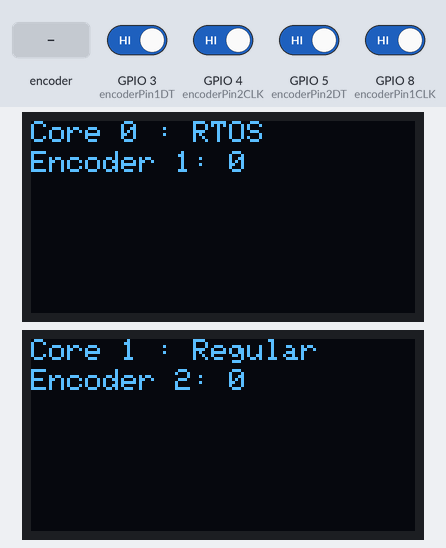
Recording of a sketch running on a simulated ESP32-S3. Shown: 2 × 128×64 one-colour display. Inputs (shaded band) come from the test bench; at power-on: GPIO 3 (encoderPin1DT), GPIO 4 (encoderPin2CLK), GPIO 5 (encoderPin2DT), GPIO 8 (encoderPin1CLK) HIGH. The display library's start-up logo is not drawn.

Above: at 3.3 s.
3.4 s: rotary encoder on GPIO 4 (encoderPin2CLK) / GPIO 5 (encoderPin2DT) turned 3 steps (first pin leading)
At 3.76 s:
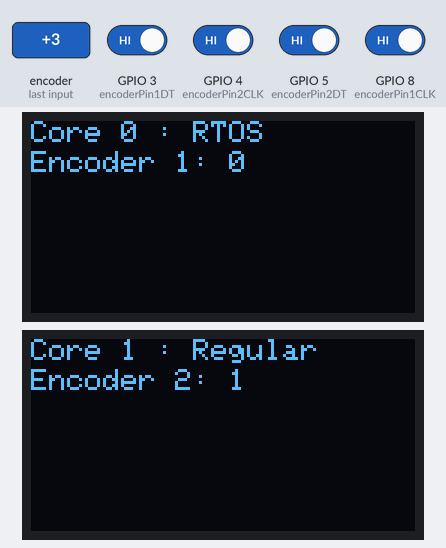
5.5 s: rotary encoder on GPIO 8 (encoderPin1CLK) / GPIO 3 (encoderPin1DT) turned 3 steps (first pin leading)
At 6.8 s:
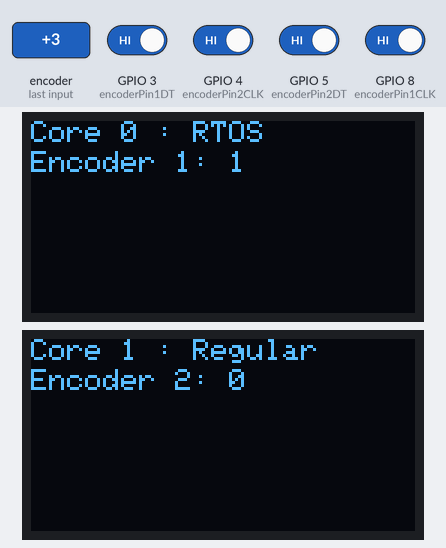
7.6 s: rotary encoder on GPIO 8 (encoderPin1CLK) / GPIO 3 (encoderPin1DT) turned 2 steps (second pin leading)
At 9.1 s:
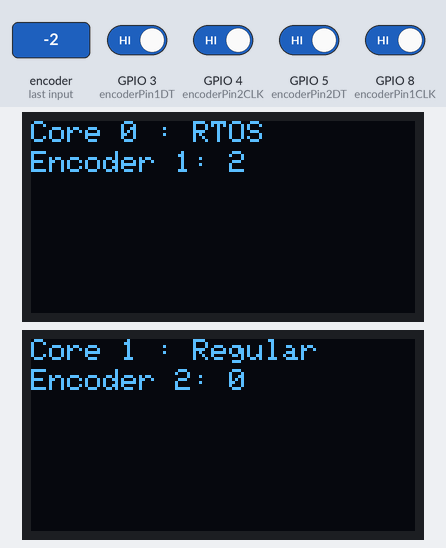
9.5 s: rotary encoder on GPIO 4 (encoderPin2CLK) / GPIO 5 (encoderPin2DT) turned 1 step (first pin leading)
At 10.2 s:
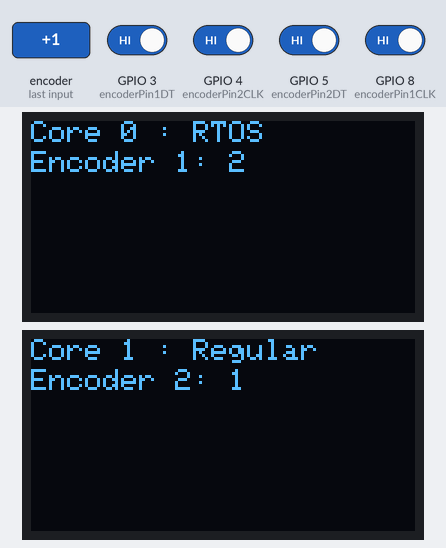
Timing chart, 0 to 12.2 s (numbered marks = the images above; inputs shaded):
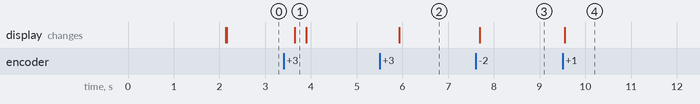

Measured:
- after the input at 3.4 s, the display: changes after 0.24 s (image 1)
- after the input at 5.5 s, the display: changes after 0.43 s (image 2)
- after the input at 7.6 s, the display: changes after 0.09 s (image 3)
- after the input at 9.5 s, the display: changes after 0.05 s (image 4)

The sketch:

sketch.ino
```cpp
#include <Wire.h>
#include <Adafruit_GFX.h>
#include <Adafruit_SSD1306.h>

// Definisikan ukuran layar OLED
#define SCREEN_WIDTH 128
#define SCREEN_HEIGHT 64

// Alamat I2C untuk kedua OLED
#define OLED_ADDRESS 0x3C

// Pin untuk rotary encoder
const int encoderPin1CLK = 8;  // Pin CLK untuk encoder 1 (core 0)
const int encoderPin1DT = 3;   // Pin DT untuk encoder 1 (core 0)
const int encoderPin1SW = 46;  // Pin SW untuk encoder 1 (core 0)

const int encoderPin2CLK = 4;  // Pin CLK untuk encoder 2 (core 1)
const int encoderPin2DT = 5;   // Pin DT untuk encoder 2 (core 1)
const int encoderPin2SW = 6;   // Pin SW untuk encoder 2 (core 1)

// Status nilai encoder
volatile int encoderValue1 = 0;  // Nilai encoder 1 (core 0)
volatile int encoderValue2 = 0;  // Nilai encoder 2 (core 1)

// Inisialisasi OLED pertama (I2C di core 0, menggunakan pin 14 (SDA) dan 13 (SCL))
Adafruit_SSD1306 display1(SCREEN_WIDTH, SCREEN_HEIGHT, &Wire, -1);

// Inisialisasi OLED kedua (I2C di core 1, menggunakan pin 20 (SDA) dan 19 (SCL))
Adafruit_SSD1306 display2(SCREEN_WIDTH, SCREEN_HEIGHT, &Wire1, -1);

// Fungsi untuk membaca rotary encoder 1 (core 0)
void core0Task(void *parameter) {
  pinMode(encoderPin1CLK, INPUT);  // Set pin CLK untuk encoder 1 sebagai input
  pinMode(encoderPin1DT, INPUT);   // Set pin DT untuk encoder 1 sebagai input
  pinMode(encoderPin1SW, INPUT_PULLUP);  // Set pin SW untuk encoder 1 dengan pull-up internal

  int lastEncoded1 = 0;  // Variabel untuk menyimpan status sebelumnya dari CLK

  while (true) {
    int MSB = digitalRead(encoderPin1CLK);  // Baca status CLK
    int LSB = digitalRead(encoderPin1DT);   // Baca status DT

    // Deteksi perubahan arah encoder
    int encoded = (MSB << 1) | LSB;  // Gabungkan MSB dan LSB
    int sum = (lastEncoded1 << 2) | encoded;  // Gabungkan dengan status sebelumnya
    if (sum == 0b1101 || sum == 0b0110) {
      encoderValue1++;  // Encoder diputar searah
    }
    if (sum == 0b1110 || sum == 0b0001) {
      encoderValue1--;  // Encoder diputar berlawanan arah
    }
    lastEncoded1 = encoded;  // Simpan status terakhir

    // Tampilkan nilai encoder 1 di OLED pertama (core 0)
    display1.clearDisplay();
    display1.setTextSize(1);
    display1.setTextColor(SSD1306_WHITE);
    display1.setCursor(0, 0);
    display1.print("Core 0 : RTOS");

    display1.setCursor(0, 10);
    display1.print("Encoder 1: ");
    display1.print(encoderValue1);
    display1.display();

    vTaskDelay(100 / portTICK_PERIOD_MS);  // Delay pendek untuk membaca encoder
  }
}

// Fungsi untuk membaca rotary encoder 2 (core 1)
void core1Task(void *parameter) {
  pinMode(encoderPin2CLK, INPUT);  // Set pin CLK untuk encoder 2 sebagai input
  pinMode(encoderPin2DT, INPUT);   // Set pin DT untuk encoder 2 sebagai input
  pinMode(encoderPin2SW, INPUT_PULLUP);  // Set pin SW untuk encoder 2 dengan pull-up internal

  int lastEncoded2 = 0;  // Variabel untuk menyimpan status sebelumnya dari CLK

  while (true) {
    int MSB = digitalRead(encoderPin2CLK);  // Baca status CLK
    int LSB = digitalRead(encoderPin2DT);   // Baca status DT

    // Deteksi perubahan arah encoder
    int encoded = (MSB << 1) | LSB;  // Gabungkan MSB dan LSB
    int sum = (lastEncoded2 << 2) | encoded;  // Gabungkan dengan status sebelumnya
    if (sum == 0b1101 || sum == 0b0110) {
      encoderValue2++;  // Encoder diputar searah
    }
    if (sum == 0b1110 || sum == 0b0001) {
      encoderValue2--;  // Encoder diputar berlawanan arah
    }
    lastEncoded2 = encoded;  // Simpan status terakhir

    // Tampilkan nilai encoder 2 di OLED kedua (core 1)
    display2.clearDisplay();
    display2.setTextSize(1);
    display2.setTextColor(SSD1306_WHITE);
    display2.setCursor(0, 0);
    display2.print("Core 1 : Regular");

    display2.setCursor(0, 10);
    display2.print("Encoder 2: ");
    display2.print(encoderValue2);
    display2.display();

    vTaskDelay(100 / portTICK_PERIOD_MS);  // Delay pendek untuk membaca encoder
  }
}

void setup() {
  // Inisialisasi komunikasi I2C untuk OLED pertama (core 0) menggunakan pin 14 (SDA) dan 13 (SCL)
  Wire.begin(14, 13);  // SDA, SCL untuk OLED pertama di core 0

  // Inisialisasi komunikasi I2C untuk OLED kedua (core 1) menggunakan pin 20 (SDA) dan 19 (SCL)
  Wire1.begin(20, 19);  // SDA, SCL untuk OLED kedua di core 1

  // Inisialisasi OLED pertama (di core 0)
  if (!display1.begin(SSD1306_SWITCHCAPVCC, OLED_ADDRESS)) {
    Serial.println(F("Gagal menginisialisasi OLED pertama!"));
    while (true);  // Jika OLED pertama gagal inisialisasi, hentikan program
  }

  // Inisialisasi OLED kedua (di core 1)
  if (!display2.begin(SSD1306_SWITCHCAPVCC, OLED_ADDRESS)) {
    Serial.println(F("Gagal menginisialisasi OLED kedua!"));
    while (true);  // Jika OLED kedua gagal inisialisasi, hentikan program
  }

  display1.display();
  display2.display();
  delay(2000);  // Tampilkan logo awal OLED selama 2 detik

  // Buat task untuk core 0 dan core 1
  xTaskCreatePinnedToCore(core0Task, "Core0Task", 10000, NULL, 1, NULL, 0);  // Jalankan di core 0
  xTaskCreatePinnedToCore(core1Task, "Core1Task", 10000, NULL, 1, NULL, 1);  // Jalankan di core 1
}

void loop() {
  // Tidak ada kode di loop() karena tugas dijalankan di core 0 dan core 1
}
```
